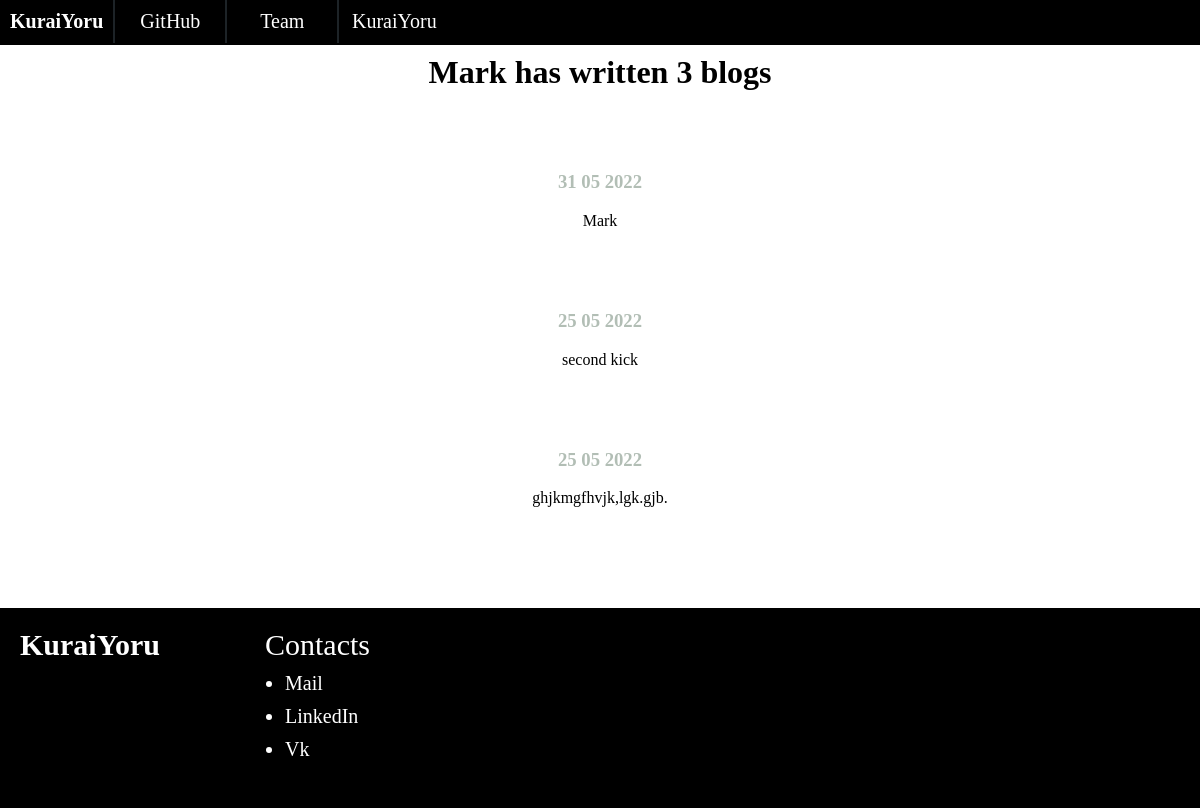
Screenshot of /blog/ with the database file from the repository.
### blog/models.py (models this page shows, shortened)
class Bloger(models.Model):
    title = models.CharField(max_length=100)
    date = models.DateField()
    description = models.CharField(max_length=250)

### blog/views.py (the view)
# urls.py: path('', views.all_blogs, name='all_blogs'),
def all_blogs(request):
    blogs = Bloger.objects.order_by('-date')
    return render(request, 'blog/all_blogs.html', {'blogs': blogs})

### blog/templates/blog/all_blogs.html
{% extends 'portfolio/base.html' %}
{% block content %}
<div class="main">
<h1>Mark has written {{ blogs.count }} blog{{ blogs.count|pluralize }}</h1>
{% for blog in blogs %}
<a href="{% url 'blog:detail' blog.id %}"><h1>{{ blog.title }}</h1></a>
<h3 style='color:#B2BEB5'>{{ blog.date|date:'d m Y' }}</h3>
{{ blog.description|safe|truncatechars:100 }}
{% endfor %}
</div>
{% endblock %}

### portfolio/static/portfolio/style.css (style rules this page uses)
body { display: flex; flex-direction: column; min-height: 100%; width: 100%; margin-left: 0; font-family: "Bree Serif" serif; margin-bottom: 0px; }
html { height: 100%; }
a { text-decoration: none; color: white; }
.main { padding-top: 25px; padding-bottom: 100px; text-align: center; flex: 1 0 auto; }

### rows the page displays
Bloger: date "31 05 2022", description "Mark"
Bloger: date "25 05 2022", description "second kick"
Bloger: date "25 05 2022", description "ghjkmgfhvjk,lgk.gjb."

### other values shown
{{ blogs.count }} "3"
